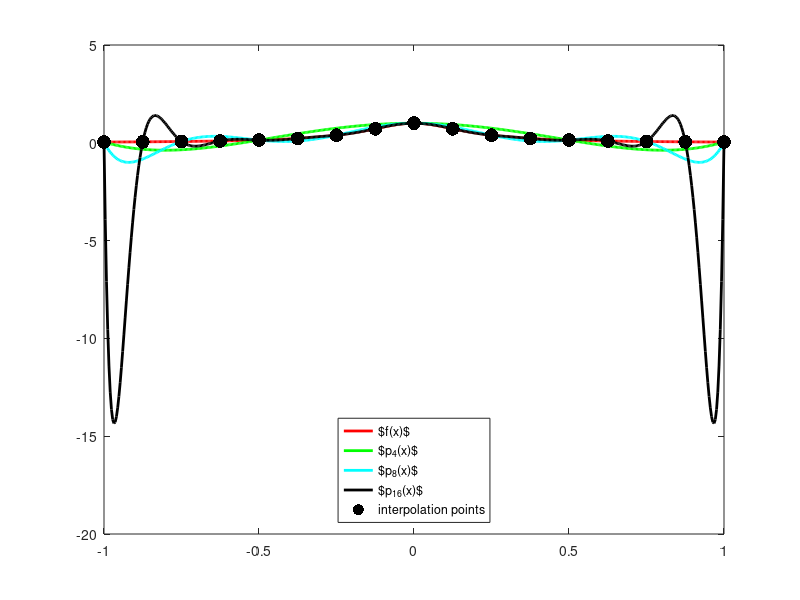

Here is the MATLAB script that generated this plot: (Note: this script raises an error after producing the figure.)
clear all;
close all;
f = @(x) 1./(1 + 25*x.^2);

figure(1);
clf;

x = linspace(-1,1,500);
y_true = f(x);
plot(x,y_true,'r','linewidth',2);
hold on;

N = 4;
xdata = linspace(-1,1,N+1)';
ydata = f(xdata);
p = polyfit(xdata,ydata,N);
y_fit = polyval(p,x);
poly_04 = plot(x,y_fit,'g','linewidth',2);


N = 8;
xdata = linspace(-1,1,N+1)';
ydata = f(xdata);
p = polyfit(xdata,ydata,N);
y_fit = polyval(p,x);
poly_08 = plot(x,y_fit,'c','linewidth',2);

N = 16;
xdata = linspace(-1,1,N+1)';
ydata = f(xdata);
p = polyfit(xdata,ydata,N);
y_fit = polyval(p,x);
poly_16 = plot(x,y_fit,'k','linewidth',2);

plot(xdata,ydata,'k.','markersize',30);

lgd = legend('$f(x)$','$p_4(x)$','$p_8(x)$','$p_{16}(x)$', ...
    'interpolation points','Location','south')
lgd.FontSize = 14;
lgd.Interpreter = 'latex';

axis([-1 1 -1 1])

figure(2);
clf;

x = linspace(-1,1,500);
y_true = f(x);
plot(x,y_true,'r','linewidth',2);
hold on;

N = 4;
idx = 1:N+1;
xdata = cos((idx-0.5)*pi/(N+1));
ydata = f(xdata);
p = polyfit(xdata,ydata,N);
y_fit = polyval(p,x);
poly_04 = plot(x,y_fit,'g','linewidth',2);
plot(xdata,ydata,'g.','markersize',20);


N = 8;
idx = 1:N+1;
xdata = cos((idx-0.5)*pi/(N+1));
ydata = f(xdata);
p = polyfit(xdata,ydata,N);
y_fit = polyval(p,x);
poly_08 = plot(x,y_fit,'c','linewidth',2);
plot(xdata,ydata,'c.','markersize',20);

N = 16;
idx = 1:N+1;
xdata = cos((idx-0.5)*pi/(N+1));
ydata = f(xdata);
p = polyfit(xdata,ydata,N);
y_fit = polyval(p,x);
poly_16 = plot(x,y_fit,'k','linewidth',2);
plot(xdata,ydata,'k.','markersize',20);

lgd = legend('$f(x)$','$p_4(x)$','interpolation points','$p_8(x)$', ...
    'interpolation points','$p_{16}(x)$','interpolation points','Location','south')
lgd.FontSize = 14;
lgd.Interpreter = 'latex';

axis([-1 1 -1 1])

figure(3);
clf;
x = linspace(-1,1,500);
N = 8;
idx = 1:N+1;
xdata_cheb = cos((idx-0.5)*pi/(N+1));
xdata_unif = linspace(-1,1,N+1)';

for k = 1:500
    y_cheb(k) = (x(k)-xdata_cheb(1))*(x(k)-xdata_cheb(2))* ...
                (x(k)-xdata_cheb(3))*(x(k)-xdata_cheb(4))* ...
                (x(k)-xdata_cheb(5))*(x(k)-xdata_cheb(6))* ...
                (x(k)-xdata_cheb(7))*(x(k)-xdata_cheb(8))*(x(k)-xdata_cheb(9));
    
    y_unif(k) = (x(k)-xdata_unif(1))*(x(k)-xdata_unif(2))* ...
                (x(k)-xdata_unif(3))*(x(k)-xdata_unif(4))* ...
                (x(k)-xdata_unif(5))*(x(k)-xdata_unif(6))* ...
                (x(k)-xdata_unif(7))*(x(k)-xdata_unif(8))*(x(k)-xdata_unif(9));
    y_bndd(k) = 2^(-N);
end

plot(x,y_cheb,'linewidth',1.0)
hold on
plot(x,y_unif,'linewidth',1.0)
plot(x, y_bndd,'k-.','linewidth',2)
plot(x,-y_bndd,'k:','linewidth',2)

lgd = legend('$\omega_9(x)$ (Chebyshev)','$\omega_9(x)$ (Uniform)',...
             '$2^{-8}$','$-2^{-8}$')
lgd.FontSize = 14;
lgd.Interpreter = 'latex';


